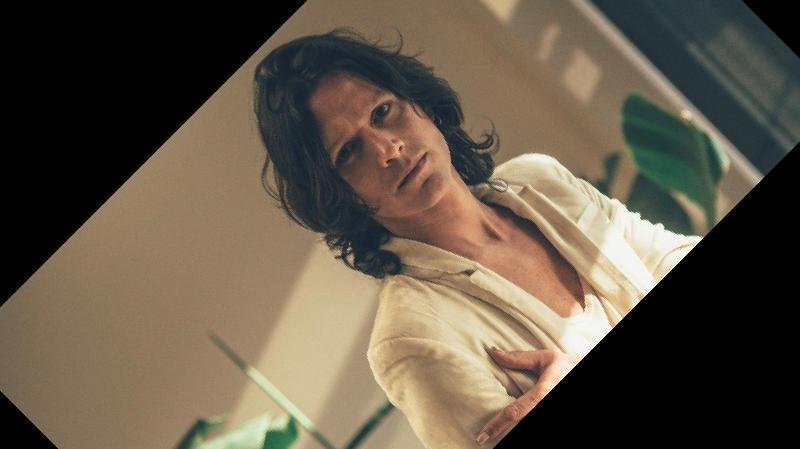

This figure's Python source:
from PIL import Image

image = Image.open("example.jpg")
rotated_image = image.rotate(45)
rotated_image.save("rotated.jpg")

image.thumbnail((600, 1200))

print("Width:", image.width)
print("Height:", image.height)
print("Original colour model:", image.mode)
cmyk_image = image.convert("CMYK")
print("Converted colour model", cmyk_image.mode)
